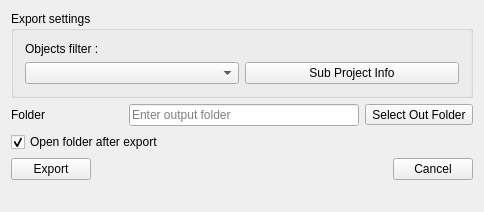
<?xml version="1.0" encoding="UTF-8"?>
<ui version="4.0">
 <class>DialogExportSubProject</class>
 <widget class="QWidget" name="DialogExportSubProject">
  <property name="geometry">
   <rect>
    <x>0</x>
    <y>0</y>
    <width>484</width>
    <height>212</height>
   </rect>
  </property>
  <property name="sizePolicy">
   <sizepolicy hsizetype="MinimumExpanding" vsizetype="Preferred">
    <horstretch>0</horstretch>
    <verstretch>0</verstretch>
   </sizepolicy>
  </property>
  <property name="minimumSize">
   <size>
    <width>344</width>
    <height>0</height>
   </size>
  </property>
  <property name="windowTitle">
   <string>Sub Project Export</string>
  </property>
  <layout class="QGridLayout" name="gridLayout">
   <item row="5" column="0" colspan="4">
    <layout class="QHBoxLayout" name="horizontalLayout">
     <property name="spacing">
      <number>0</number>
     </property>
     <item>
      <widget class="QPushButton" name="pushButton_export">
       <property name="text">
        <string>Export</string>
       </property>
      </widget>
     </item>
     <item>
      <spacer name="horizontalSpacer">
       <property name="orientation">
        <enum>Qt::Horizontal</enum>
       </property>
       <property name="sizeHint" stdset="0">
        <size>
         <width>0</width>
         <height>0</height>
        </size>
       </property>
      </spacer>
     </item>
     <item>
      <widget class="QPushButton" name="pushButton_cancel">
       <property name="text">
        <string>Cancel</string>
       </property>
      </widget>
     </item>
    </layout>
   </item>
   <item row="3" column="0" colspan="4">
    <widget class="QCheckBox" name="openExplorerFolderCheckBox">
     <property name="text">
      <string>Open folder after export</string>
     </property>
     <property name="checked">
      <bool>true</bool>
     </property>
    </widget>
   </item>
   <item row="8" column="0" colspan="3">
    <spacer name="verticalSpacer">
     <property name="orientation">
      <enum>Qt::Vertical</enum>
     </property>
     <property name="sizeHint" stdset="0">
      <size>
       <width>0</width>
       <height>0</height>
      </size>
     </property>
    </spacer>
   </item>
   <item row="2" column="1" colspan="2">
    <widget class="QLineEdit" name="lineEdit_folder">
     <property name="placeholderText">
      <string>Enter output folder</string>
     </property>
    </widget>
   </item>
   <item row="2" column="0">
    <widget class="QLabel" name="label_folder">
     <property name="text">
      <string>Folder</string>
     </property>
    </widget>
   </item>
   <item row="2" column="3">
    <widget class="QToolButton" name="toolButton_folder">
     <property name="text">
      <string>Select Out Folder</string>
     </property>
     <property name="icon">
      <iconset resource="../../../openscantools.qrc">
       <normaloff>:/icons/100x100/open_project.png</normaloff>:/icons/100x100/open_project.png</iconset>
     </property>
    </widget>
   </item>
   <item row="0" column="0" colspan="4">
    <widget class="QGroupBox" name="subProjectExportSettingsGroupBox">
     <property name="title">
      <string>Export settings</string>
     </property>
     <layout class="QGridLayout" name="gridLayout_2">
      <item row="1" column="0">
       <widget class="QComboBox" name="objectsFilterComboBox"/>
      </item>
      <item row="1" column="1">
       <widget class="QPushButton" name="subProjectInfoButton">
        <property name="text">
         <string>Sub Project Info</string>
        </property>
       </widget>
      </item>
      <item row="0" column="0">
       <widget class="QLabel" name="label">
        <property name="text">
         <string>Objects filter :</string>
        </property>
       </widget>
      </item>
     </layout>
    </widget>
   </item>
  </layout>
 </widget>
 <layoutdefault spacing="6" margin="11"/>
 <tabstops>
  <tabstop>objectsFilterComboBox</tabstop>
  <tabstop>subProjectInfoButton</tabstop>
  <tabstop>lineEdit_folder</tabstop>
  <tabstop>toolButton_folder</tabstop>
  <tabstop>openExplorerFolderCheckBox</tabstop>
  <tabstop>pushButton_export</tabstop>
  <tabstop>pushButton_cancel</tabstop>
 </tabstops>
 <resources>
  <include location="../../../openscantools.qrc"/>
 </resources>
 <connections/>
</ui>
